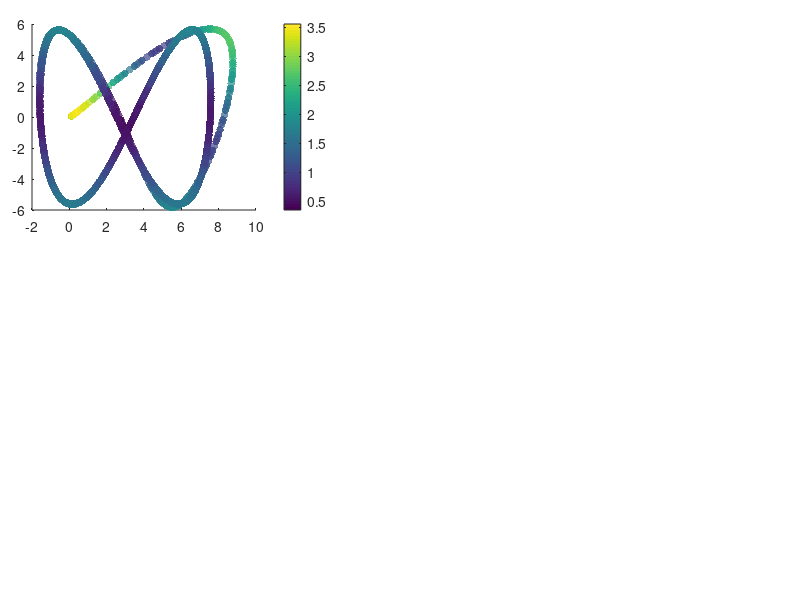

Reproduce this figure in MATLAB. (Note: this script raises an error after producing the figure.)
%% Code to show the results of the Inverse kinematic controller

% Clean variables
clc, clear all, close all;
 
%% CARGA MIL
load('Kinetic_MiL.mat');

% DAtos de estado
h_MiL = x_states(1:4,:);
u_MiL = x_states(5:8,:);
t = t_time;

%%Tarea deseada
hd = ref(1:4,:);
hd_p = ref(5:8,:);

% Action de control dinamica
uc = uc_input;

% Error definition
for k = 1:length(t)
    error_vector = hd(1:3, k)-h_MiL(1:3, k);
    error_dynamic(k) = norm(error_vector,2);
end

% Figure propert%% Figures
lw = 1; % linewidth 1
lwV = 2; % linewidth 2
fontsizeLabel = 11; %11
fontsizeLegend = 11;
fontsizeTicks = 11;
fontsizeTitel = 11;
sizeX = 1300; % size figure
sizeY = 750; % size figure

% color propreties
c1 = [80, 81, 79]/255;
c2 = [244, 213, 141]/255;
c3 = [242, 95, 92]/255;
c4 = [112, 141, 129]/255;

C18 = [0 0 0];
c5 = [130, 37, 37]/255;
c6 = [205, 167, 37]/255;
c7 = [81, 115, 180]/255;

C1 = [246 170 141]/255;
C2 = [51 187 238]/255;
C3 = [0 153 136]/255;
C4 = [238 119 51]/255;
C5 = [204 51 17]/255;
C6 = [238 51 119]/255;
C7 = [187 187 187]/255;
C8 = [80 80 80]/255;
C9 = [140 140 140]/255;
C10 = [0 128 255]/255;
C11 = [234 52 89]/255;
C12 = [39 124 252]/255;
C13 = [40 122 125]/255;
%C14 = [86 215 219]/255;
C14 = [252 94 158]/255;
C15 = [244 171 39]/255;
C16 = [100 121 162]/255;
C17 = [255 0 0]/255;
%% New color slection

figure('Position', [500 500 sizeX sizeY])
set(gcf, 'Position', [500 500 sizeX sizeY]);
fig1_comps.fig = gcf;

% Figure 1
axes('Position',[0.04 0.65 .35 .31]);
%% Colorbar
scatter(h_MiL(1, :),h_MiL(2, :),30,error_dynamic,'filled','MarkerFaceAlpha',0.7);
c = colorbar;
c.Label.Interpreter = 'latex';
c.Label.String = '$\textrm{Error}~||\tilde{\mathbf{\eta}}||$';

set(c,'TickLabelInterpreter','latex')

%% Desired Trajectory
hd_plot = line(hd(1,:),hd(2,:));
set(hd_plot, 'LineStyle', '--', 'Color', C8, 'LineWidth', 1.2*lw)

%% Real Trajectory
h_plot = line(h_MiL(1,:),h_MiL(2,:));
set(h_plot, 'LineStyle', '-', 'Color', C18, 'LineWidth', 1.2*lw)

%% Title of the image
hTitle_1 = title({'$\textrm{(a)}$'},'fontsize',14,'interpreter','latex','Color',C18);
%hXLabel_1 = xlabel('$x~[m]$','fontsize',9,'interpreter','latex', 'Color',C18);
hYLabel_1 = ylabel('$y~[m]$','fontsize',9,'interpreter','latex', 'Color',C18);

%% Legend nomeclature
hLegend_1 = legend([hd_plot, h_plot],{'$\mathbf{\eta}_d$','$\mathbf{\eta}$'},'fontsize',12,'interpreter','latex','Color',[255 255 255]/255,'Location','best','NumColumns',1,'TextColor','black');
set(gca,'ticklabelinterpreter','latex',...
        'fontsize',1.3*fontsizeTicks)
% Figure properties
ax_1 = gca;
ax_1.Box = 'on';
ax_1.BoxStyle = 'full';
ax_1.TickLength = [0.005;0.005];
ax_1.TickDirMode = 'auto';
ax_1.YMinorTick = 'on';
ax_1.XMinorTick = 'on';
% ax_2.XTickLabel = [];
ax_1.XMinorGrid = 'on';
ax_1.YMinorGrid = 'on';
%ax_2.MinorGridColor = '#8f8f8f';
ax_1.MinorGridAlpha = 0.15;
ax_1.LineWidth = 0.8;
ax_1.XLim = [min(h_MiL(1,:))-0.2 max(h_MiL(1,:))+0.2];
ax_1.YLim = [min(h_MiL(2,:))-0.2 max(h_MiL(2,:))+0.2];

% Figure 2
axes('Position',[0.04 0.28 .35 .31]);
%% Colorbar
scatter(h_MiL(1, :),h_MiL(3, :),30,error_dynamic,'filled','MarkerFaceAlpha',0.7);
c = colorbar;
c.Label.Interpreter = 'latex';
c.Label.String = '$\textrm{Error}~||\tilde{\mathbf{\eta}}||$';

set(c,'TickLabelInterpreter','latex')

%% Desired Trajectory
hd_plot_2 = line(hd(1,:),hd(3,:));
set(hd_plot_2, 'LineStyle', '--', 'Color', C8, 'LineWidth', 1.2*lw)

%% Real Trajectory
h_plot_2 = line(h_MiL(1,:),h_MiL(3,:));
set(h_plot_2, 'LineStyle', '-', 'Color', C18, 'LineWidth', 1.2*lw)

%% Title of the image
hTitle_2 = title({'$\textrm{(b)}$'},'fontsize',14,'interpreter','latex','Color',C18);
hXLabel_2 = xlabel('$x~[m]$','fontsize',9,'interpreter','latex', 'Color',C18);
hYLabel_2 = ylabel('$z~[m]$','fontsize',9,'interpreter','latex', 'Color',C18);

%% Legend nomeclature
hLegend_2 = legend([hd_plot_2, h_plot_2],{'$\mathbf{\eta}_d$','$\mathbf{\eta}$'},'fontsize',12,'interpreter','latex','Color',[255 255 255]/255,'Location','best','NumColumns',1,'TextColor','black');
set(gca,'ticklabelinterpreter','latex',...
        'fontsize',1.3*fontsizeTicks)
% Figure properties
ax_2 = gca;
ax_2.Box = 'on';
ax_2.BoxStyle = 'full';
ax_2.TickLength = [0.005;0.005];
ax_2.TickDirMode = 'auto';
ax_2.YMinorTick = 'on';
ax_2.XMinorTick = 'on';
% ax_2.XTickLabel = [];
ax_2.XMinorGrid = 'on';
ax_2.YMinorGrid = 'on';
%ax_2.MinorGridColor = '#8f8f8f';
ax_2.MinorGridAlpha = 0.15;
ax_2.LineWidth = 0.8;
ax_2.XLim = [min(h_MiL(1,:))-0.2 max(h_MiL(1,:))+0.2];
ax_2.YLim = [min(h_MiL(3,:))-0.2 max(h_MiL(3,:))+0.2];

axes('Position',[0.45 0.65 .54 .31]);
%% Data generation
error_x_plot = line(t,hd(1,:)-h_MiL(1,:));
set(error_x_plot, 'LineStyle', '-', 'Color', C5, 'LineWidth', 1.1*lw);
error_y_plot = line(t,hd(2,:)-h_MiL(2,:));
set(error_y_plot, 'LineStyle', '-', 'Color', C3, 'LineWidth', 1.1*lw);
error_z_plot = line(t,hd(3,:)-h_MiL(3,:));
set(error_z_plot, 'LineStyle', '-', 'Color', c7, 'LineWidth', 1.1*lw);

% fig1_comps.p1 = ul_plot;
%% Title of the image
hTitle_3 = title({'$\textrm{(c)}$'},'fontsize',14,'interpreter','latex','Color',C18);
%xlabel('$\textrm{Time}[s]$','fontsize',10,'interpreter','latex','Color',C18);
ylabel('$\textrm{Control Error}~[m]$','fontsize',10,'interpreter','latex', 'Color',C18);

%% Legend nomeclature
hLegend_3 = legend([error_x_plot,error_y_plot, error_z_plot],{'$\tilde{\mathbf{\eta}}_x$','$\tilde{\mathbf{\eta}}_y$','$\tilde{\mathbf{\eta}}_z$'},'fontsize',12,'interpreter','latex','Color',[255 255 255]/255,'Location','best','NumColumns',1,'TextColor','black');
 set(gca,'ticklabelinterpreter','latex',...
         'fontsize',1.3*fontsizeTicks)
%% Figure properties
ax_3 = gca;
ax_3.Box = 'on';
ax_3.BoxStyle = 'full';
ax_3.TickLength = [0.01;0.01];
ax_3.TickDirMode = 'auto';
ax_3.XTickLabel = [];
ax_3.YMinorTick = 'on';
ax_3.XMinorTick = 'on';
ax_3.XMinorGrid = 'on';
ax_3.YMinorGrid = 'on';
%ax_1.MinorGridColor = '#8f8f8f';
ax_3.MinorGridAlpha = 0.15;
ax_3.LineWidth = 0.8;
ax_3.XLim = [0 t(end)];

%% Zoom Plot
axes('Position',[0.70 0.85 .2 .1]);
index_zoom_1 = (t>=20) & (t<=30);
error_x_plot_zoom = line(t(index_zoom_1),hd(1,(index_zoom_1))-h_MiL(1,(index_zoom_1)));
error_y_plot_zoom = line(t(index_zoom_1),hd(2,(index_zoom_1))-h_MiL(2,(index_zoom_1)));
error_z_plot_zoom = line(t(index_zoom_1),hd(3,(index_zoom_1))-h_MiL(3,(index_zoom_1)));

set(error_x_plot_zoom, 'LineStyle', '-', 'Color', C5, 'LineWidth', lw*0.8);
set(error_y_plot_zoom, 'LineStyle', '-', 'Color', C3, 'LineWidth', lw*0.8);
set(error_z_plot_zoom, 'LineStyle', '-', 'Color', c7, 'LineWidth', lw*0.8);

set(gca,'ticklabelinterpreter','latex',...
         'fontsize',fontsizeTicks*0.5)
ax_1_zoom = gca;
ax_1_zoom.Box = 'on';
ax_1_zoom.BoxStyle = 'full';
ax_1_zoom.TickLength = [0.01;0.01];
%ax_1_zoom.YLim = [-0.5 0.5];
%ax_1_zoom.YTickLabel = [];
%ax_1_zoom.XTickLabel = [];
ax_1_zoom.TickDirMode = 'manual';
ax_1_zoom.TickDir = 'in';
ax_1_zoom.YMinorTick = 'on';
ax_1_zoom.XMinorTick = 'on';
ax_1_zoom.LineWidth = 0.5;
ax_1_zoom.XMinorGrid = 'on';
ax_1_zoom.YMinorGrid = 'on';
axes('Position',[0.45 0.28 .54 .31]);
%% Data generation
uc_l = line(t(1,1:length(uc(1,:))),uc(1,:));
set(uc_l, 'LineStyle', '-', 'Color', C7, 'LineWidth', 1.3*lw);
uc_m = line(t(1,1:length(uc(2,:))),uc(2,:));
set(uc_m, 'LineStyle', '-', 'Color', C14, 'LineWidth', 1.3*lw);
uc_n = line(t(1,1:length(uc(3,:))),uc(3,:));
set(uc_n, 'LineStyle', '-', 'Color', C15, 'LineWidth', 1.3*lw);


uc_l_real = line(t(1,1:length(u_MiL(1,:))),u_MiL(1,:));
set(uc_l_real, 'LineStyle', '--', 'Color', [C7, 0.5], 'LineWidth', 1.3*lw);
uc_m_real = line(t(1,1:length(u_MiL(2,:))),u_MiL(2,:));
set(uc_m_real, 'LineStyle', '--', 'Color', [C14, 0.5], 'LineWidth', 1.3*lw);
uc_n_real = line(t(1,1:length(u_MiL(3,:))),u_MiL(3,:));
set(uc_n_real, 'LineStyle', '--', 'Color', [C15, 0.5], 'LineWidth', 1.3*lw);

% fig1_comps.p1 = ul_plot;
%% Title of the image
hTitle_4 = title({'$\textrm{(d)}$'},'fontsize',14,'interpreter','latex','Color',C18);
xlabel('$\textrm{Time}[s]$','fontsize',10,'interpreter','latex','Color',C18);
ylabel('$\textrm{Inputs}~[m/s]$','fontsize',10,'interpreter','latex', 'Color',C18);

%% Legend nomeclature
hLegend_4 = legend([uc_l,uc_m, uc_n, uc_l_real,uc_m_real, uc_n_real ],{'${\mu}_{l_{ref}}$','${\mu}_{m_{ref}}$','${\mu}_{n}$', '${\mu}_{l}$','${\mu}_{m}$','${\mu}_{n}$'},'fontsize',12,'interpreter','latex','Color',[255 255 255]/255,'Location','best','NumColumns',1,'TextColor','black');
 set(gca,'ticklabelinterpreter','latex',...
         'fontsize',1.3*fontsizeTicks)
%% Figure properties
ax_4 = gca;
ax_4.Box = 'on';
ax_4.BoxStyle = 'full';
ax_4.TickLength = [0.01;0.01];
ax_4.TickDirMode = 'auto';
ax_4.YMinorTick = 'on';
ax_4.XMinorTick = 'on';
ax_4.XMinorGrid = 'on';
ax_4.YMinorGrid = 'on';
%ax_1.MinorGridColor = '#8f8f8f';
ax_4.MinorGridAlpha = 0.15;
ax_4.LineWidth = 0.8;
ax_4.XLim = [0 t(end)];
% 
set(gcf, 'Color', 'w'); % Sets axes background
export_fig a_Results_Kinetic_MiL.pdf -q101

